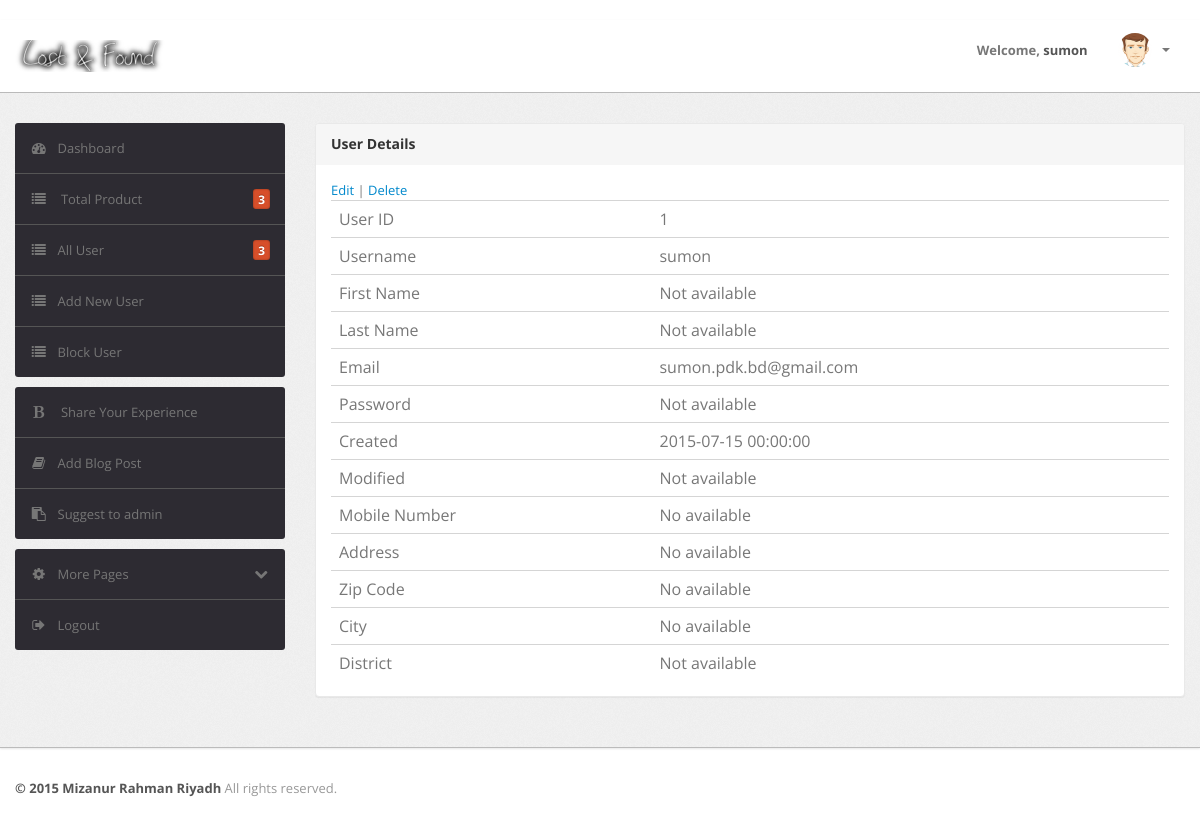
The app's page /user_details.php?id=1 (signed in) with its own data.
### tables this page shows
CREATE TABLE `users` (
  `id` int(4) UNSIGNED NOT NULL,
  `username` varchar(63) NOT NULL,
  `email` varchar(100) NOT NULL,
  `password` varchar(50) NOT NULL,
  `is_admin` tinyint(1) NOT NULL,
  `created` datetime NOT NULL,
  `created_by` int(11) NOT NULL,
  `modified` datetime NOT NULL,
  `modified_by` int(11) NOT NULL,
  `is_block` int(11) NOT NULL DEFAULT '0'
);

### src/Users/users.php (called while the page is built, shortened)
<?php
class Users
{
    public $data = array();
    function __construct()
    {
        $this->conn = new \PDO('mysql:host=localhost;dbname=lostnfound', 'root', '');
        $this->conn->setAttribute(\PDO::ATTR_ERRMODE, \PDO::ERRMODE_EXCEPTION);
    }
    public function find_one_user_and_profile($user_id='')
    {
        try {
            $this->id = $user_id;
            $query = "SELECT * FROM `users` LEFT JOIN `profiles` ON users.id = profiles.user_id WHERE users.id='$this->id'";
            $result = $this->conn->query($query);
            foreach ($result as $row) {
                $this->data = $row;
            }
            return $this->data;
        } catch (PDOException $e) {
            echo 'ERROR: ' . $e->getMessage();
        }
    }
}

### user_details.php (the view, shortened to what this page needs)
<?php
if (isset($_SESSION['admin']) && !empty($_SESSION['admin'])) {
    $user_object = new Users();
    $user = $user_object->find_one_user_and_profile($_GET['id']);
    ?>
    ﻿<!DOCTYPE html>
    <html lang="en">
        <head>
        <head>
            <link type="text/css" href="bootstrap/css/bootstrap.min.css" rel="stylesheet">
            <link type="text/css" href="bootstrap/css/bootstrap-responsive.min.css" rel="stylesheet">
            <link type="text/css" href="css/theme.css" rel="stylesheet">
            <link type="text/css" href="images/icons/css/font-awesome.css" rel="stylesheet">
        </head>
        <body>
            <div class="navbar navbar-fixed-top">
                <div class="navbar-inner">
                    <div class="container">
                            <a class="brand" href="dashboard.php"><img src="assets/admin/layout3/img/mylogo2.png"</a>
                        <div class="nav-collapse collapse navbar-inverse-collapse">
                            <ul class="nav nav-icons">
                            </ul>
                            <ul class="nav pull-right">
                                <li><a href="#">Welcome, <b><?php echo $_SESSION['username']; ?></b> </a></li>
                                <li class="nav-user dropdown"><a href="#" class="dropdown-toggle" data-toggle="dropdown">
                                        <img src="images/user.png" class="nav-avatar" />
                                        <b class="caret"></b></a>
                                </li>
                            </ul>
                        </div>
                    </div>
                </div>
            </div>
            <div class="wrapper">
                <div class="container">
                    <div class="row">
                        <div class="span3">
                            <div class="sidebar">
                               <ul class="widget widget-menu unstyled">
                                    <?php include_once "menu.php" ?>
                                </ul>
                                <ul class="widget widget-menu unstyled">
                                    <li><a href="#"><i class="menu-icon icon-bold"></i> Share Your Experience </a></li>
                                    <li><a href="#"><i class="menu-icon icon-book"></i>Add Blog Post </a></li>
                                    <li><a href="#"><i class="menu-icon icon-paste"></i>Suggest to admin </a></li>
                                </ul>
                                <ul class="widget widget-menu unstyled">
                                    <li><a class="collapsed" data-toggle="collapse" href="#togglePages"><i class="menu-icon icon-cog">
                                            </i><i class="icon-chevron-down pull-right"></i>More Pages </a>
                                    </li>
                                    <li><a href="logout.php"><i class="menu-icon icon-signout"></i>Logout </a></li>
                                </ul>
                            </div>
                        </div>
                        <div class="span9">
                            <div class="content">
                                <div class="module">
                                    <div class="module-head">
                                        <h3>User Details</h3>
                                    </div>
                                    <div class="module-body">
    <?php
    if (isset($user) && !empty($user)) { ?>
        <a href="profile_edit.php?id=<?php echo $user[0] ?>">Edit</a> |
        <a href="src/Users/user_delete.php?id=<?php echo $user[0] ?>">Delete</a>
        <table class="table">
            <tr>
                <td>User ID</td>
                <td><?php if (isset($user[0]) && !empty($user[0])) {
                        echo $user[0];
                    } else {
                        echo "Not available";
                    }
                    ?>
                </td>
            </tr>
            <tr>
                <td>Username</td>
                <td><?php if (isset($user['username']) && !empty($user['username'])) {
                        echo $user['username'];
                    } else {
                        echo "Not available";
                    }
                    ?>
                </td>
            </tr>
            <tr>
                <td>First Name</td>
                <td><?php if (isset($user['first_name']) && !empty($user['first_name'])) {
                        echo $user['first_name'];
                    } else {
                        echo "Not available";
                    }
                    ?>
                </td>
            </tr>
            <tr>
                <td>Last Name</td>
                <td><?php if (isset($user['last_name']) && !empty($user['last_name'])) {
                        echo $user['last_name'];
                    } else {
                        echo "Not available";
                    }
                    ?>
                </td>
            </tr>
            <tr>
                <td>Email</td>
                <td><?php if (isset($user['email']) && !empty($user['email'])) {
                        echo $user['email'];
                    } else {
                        echo "Not available";
                    }
                    ?>
                </td>
            </tr>
            <tr>
                <td>Password</td>
                <td><?php if (isset($user['password']) && !empty($user['password'])) {
                        echo $user['password'];
                    } else {
                        echo "Not available";
                    }
                    ?>
                </td>
            </tr>
            <tr>
                <td>Created</td>
                <td><?php if (isset($user[5]) && !empty($user[5])) {
                        echo $user[5];
                    } else {
                        echo "Not available";
                    }
                    ?>
                </td>
            </tr>
            <tr>
                <td>Modified</td>
                <td><?php if (isset($user['modified']) && !empty($user['modified'])) {
                        echo $user['modified'];
                    } else {
                        echo "Not available";
                    }
                    ?>
                </td>
            </tr>
            <tr>
                <td>Mobile Number</td>
                <td><?php if (isset($user['mobile_number']) && !empty($user['mobile_number'])) {
                        echo $user['mobile_number'];
                    } else {
                        echo "No available";
                    }
                    ?>
                </td>
            </tr>
            <tr>
                <td>Address</td>
                <td><?php if (isset($user['address']) && !empty($user['address'])) {
                        echo $user['address'];
                    } else {
                        echo "No available";
                    }
                    ?>
                </td>
            </tr>
            <tr>
                <td>Zip Code</td>
                <td><?php if (isset($user['zip_code']) && !empty($user['zip_code'])) {
                        echo $user['zip_code'];
                    } else {
                        echo "No available";
                    }
                    ?>
                </td>
            </tr>
            <tr>
                <td>City</td>
                <td><?php if (isset($user['city']) && !empty($user['city'])) {
                        echo $user['city'];
                    } else {
                        echo "No available";
                    }
                    ?>
                </td>
            </tr>
            <tr>
                <td>District</td>
                <td><?php if (isset($user['district']) && !empty($user['district'])) {
                        echo $user['district'];
                    } else {
                        echo "Not available";
                    }
                    ?>
                </td>
            </tr>
        </table>
    <?php } ?>
                                    </div>
                                </div>
                            </div>
                        </div>
                    </div>
                </div>
            </div>
            <div class="footer">
                <div class="container">
                    <b class="copyright">&copy; 2015 Mizanur Rahman Riyadh </b>All rights reserved.
                </div>
            </div>
        </body>
    </html>
    <?php
} else {
    $_SESSION['invalid'] = "Access Denied ! Please login for continue";
    header('location:login.php');
}
?>

### css/theme.css (style rules this page uses)
body { font-size: 13px; font-family: 'Open Sans', Arial, sans-serif; background: #fff; color: #777 }
h1, h2, h3, h4, h5, h6 { color: #333; margin-top: 0 }
h3 { font-size: 20px }
strong, b { color: #555 }
.wrapper { background: url(../images/bg.png) #eee; border-bottom: 1px solid #bbb; -webkit-box-shadow: 0 1px 2px rgba(0,0,0,0.1); -moz-box-shadow: 0 1px 2px rgba(0,0,0,0.1); box-shadow: 0 1px 2px rgba(0,0,0,0.1); padding: 30px 0 }
.footer { color: #999; padding: 30px 0 60px }
body [class^="icon-"], body [class*=" icon-"] { font-size: 14px; line-height: 20px; height: 20px }
.module { background: #fff; -webkit-border-radius: 3px; -moz-border-radius: 3px; border-radius: 3px; border: 1px solid #ccc; border-bottom-color: #bbb; -webkit-box-shadow: 0 0 1px rgba(0,0,0,0.2); -moz-box-shadow: 0 0 1px rgba(0,0,0,0.2); box-shadow: 0 0 1px rgba(0,0,0,0.2); margin-bottom: 30px }
.navbar { position: static!important; margin: 0!important }
.navbar .navbar-inner { background: #fff; border-bottom: 1px solid #bbb; -webkit-box-shadow: 0 1px 2px rgba(0,0,0,0.15); -moz-box-shadow: 0 1px 2px rgba(0,0,0,0.15); box-shadow: 0 1px 2px rgba(0,0,0,0.15) }
.navbar .brand { color: #333; font-weight: bold; font-size: 20px; margin-right: 20px; padding: 20px }
.navbar .nav>li>a { padding: 20px 15px; font-weight: bold; color: #777 }
.nav-user>a { height: 20px }
.nav-avatar { width: 34px; height: 34px; margin: -7px 5px 0 0; -webkit-border-radius: 50%; -moz-border-radius: 50%; border-radius: 50% }
.table { margin-bottom: 0 }
.table th, .table td { border-color: #d5d5d5!important }
.widget-menu { background: #fff; -webkit-border-radius: 3px; -moz-border-radius: 3px; border-radius: 3px; overflow: hidden }
.widget-menu a { color: #555; display: block; line-height: 20px; padding: 15px; text-decoration: none!important }
.widget-menu .menu-icon { margin-right: 10px; color: #767676; -webkit-transition: all .2s ease-in-out; -moz-transition: all .2s ease-in-out; transition: all .2s ease-in-out; }
.widget-menu>li+li { border-top: 1px solid #555 }
.widget-menu>li>a { background-color: #2d2b32; color: #767676; -webkit-transition: all .2s ease-in-out; -moz-transition: all .2s ease-in-out; transition: all .2s ease-in-out; }
.widget-menu>li>a .icon-chevron-down { display: none }
.widget-menu>li>a.collapsed .icon-chevron-down { display: block }
.module { box-shadow: 0 0 3px rgba(0,0,0,.1); border-color: #e9e9e9; margin-bottom: 20px; background-color: #fff; border-radius: 4px; -webkit-box-shadow: 0 1px 1px rgba(0,0,0,.05); box-shadow: 0 1px 1px rgba(0,0,0,.05); }
.module-head { color: #767676; background-color: #f6f6f6; border-color: #e9e9e9; padding: 10px 15px; border-bottom: 1px solid transparent; border-top-right-radius: 3px; border-top-left-radius: 3px; }
.module-head h3 { font-size: 14px; line-height: 20px; height: 20px; margin: 0 }
.module-body { padding: 15px }

### records on screen
users: id "1", username "sumon", email "sumon.pdk.bd@gmail.com", created "2015-07-15 00:00:00"

### other values on screen
$_SESSION['username'] "sumon"
$number_of_product "3"
$number_of_user "3"
